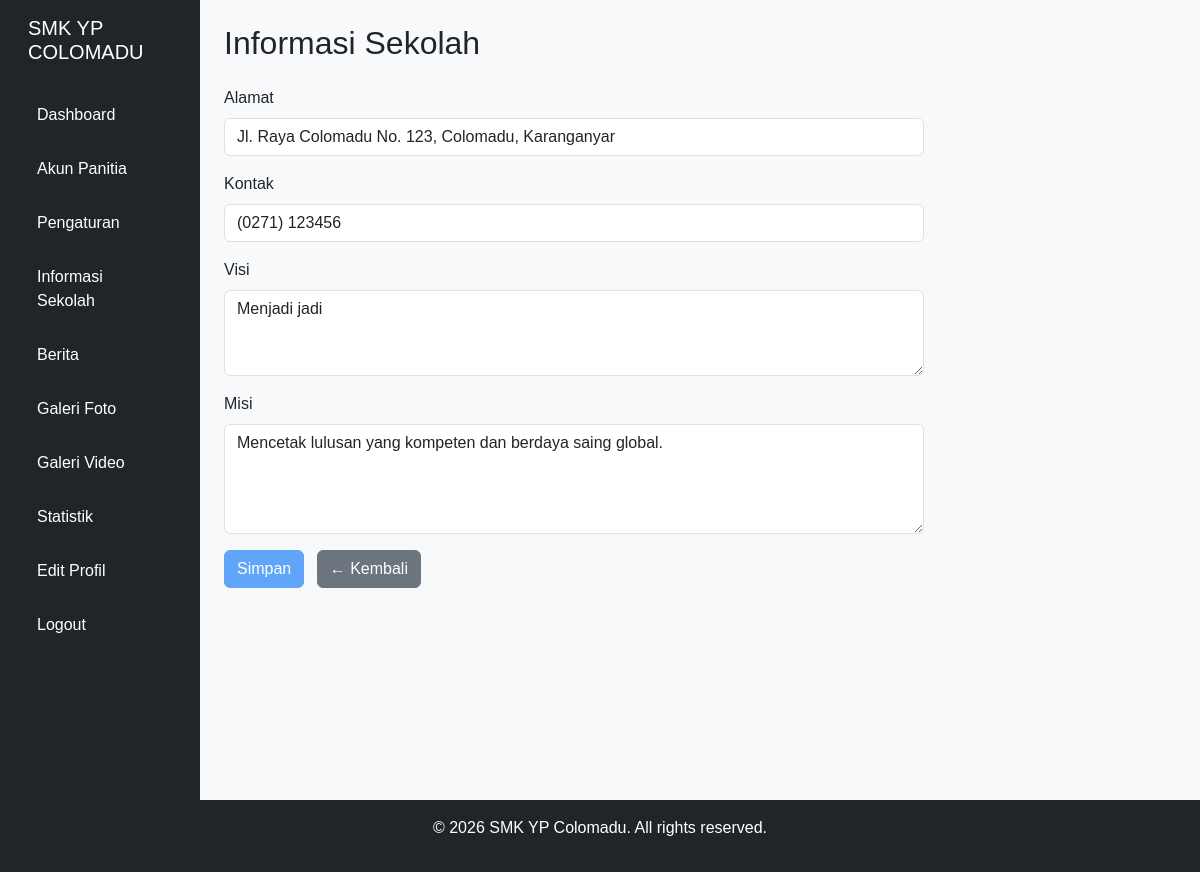
Page /admin/sekolah.php (signed in) on the committed database.
### tables this page shows
CREATE TABLE `sekolah` (
  `id` int NOT NULL,
  `alamat` varchar(255) NOT NULL,
  `kontak` varchar(50) NOT NULL,
  `visi` text NOT NULL,
  `misi` text NOT NULL
);

### admin/sekolah.php (the view, shortened to what this page needs)
<?php
require '../config/database.php';
$sekolah = $db->query("SELECT * FROM sekolah LIMIT 1")->fetch(PDO::FETCH_ASSOC);
?>
<!DOCTYPE html>
<html lang="id">
<head>
    <link href="https://cdn.jsdelivr.net/npm/bootstrap@5.3.2/dist/css/bootstrap.min.css" rel="stylesheet">
    <link href="../assets/css/style.css" rel="stylesheet">
</head>
<body class="bg-light">
<div class="container-fluid">
    <div class="row">
        <?php include '../includes/sidebar_admin.php'; ?>
        <main class="col-md-9 ms-sm-auto col-lg-10 px-md-4 py-4">
            <h2 class="mb-4">Informasi Sekolah</h2>
            <form method="POST" style="max-width: 700px;">
                <div class="mb-3">
                    <label for="alamat" class="form-label">Alamat</label>
                    <input type="text" class="form-control" id="alamat" name="alamat"
                        value="<?php echo htmlspecialchars($sekolah['alamat'] ?? ''); ?>" required>
                </div>
                <div class="mb-3">
                    <label for="kontak" class="form-label">Kontak</label>
                    <input type="text" class="form-control" id="kontak" name="kontak"
                        value="<?php echo htmlspecialchars($sekolah['kontak'] ?? ''); ?>" required>
                </div>
                <div class="mb-3">
                    <label for="visi" class="form-label">Visi</label>
                    <textarea class="form-control" id="visi" name="visi" rows="3" required><?php echo htmlspecialchars($sekolah['visi'] ?? ''); ?></textarea>
                </div>
                <div class="mb-3">
                    <label for="misi" class="form-label">Misi</label>
                    <textarea class="form-control" id="misi" name="misi" rows="4" required><?php echo htmlspecialchars($sekolah['misi'] ?? ''); ?></textarea>
                </div>
                <button type="submit" class="btn btn-primary">Simpan</button>
                <a href="dashboard.php" class="btn btn-secondary ms-2">← Kembali</a>
            </form>
        </main>
    </div>
</div>
<?php include '../includes/footer.php'; ?>
</body>
</html>

### assets/css/style.css (style rules this page uses)
body { background-color: #F3F4F6; font-family: Arial, sans-serif; display: flex; flex-direction: column; min-height: 100vh; margin: 0; }
.container-fluid { flex: 1; display: flex; flex-direction: column; }
main { flex: 1; padding-bottom: 60px; }
.btn-primary { background-color: #60A5FA; border-color: #60A5FA; }

### rows in the picture
sekolah: alamat "Jl. Raya Colomadu No. 123, Colomadu, Karanganyar", kontak "(0271) 123456", visi "Menjadi jadi", misi "Mencetak lulusan yang kompeten dan berdaya saing global."
